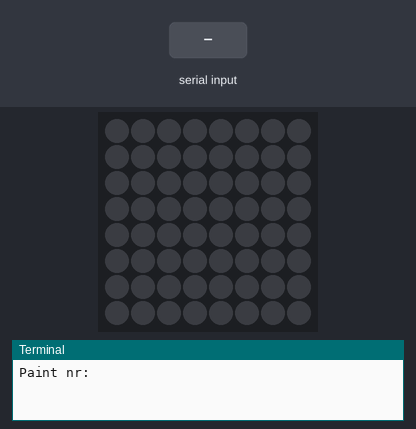
Simulated run of this program. Board: Raspberry Pi (BCM pin numbers) with a Sense HAT. Shown: the Sense HAT's 8×8 RGB LED matrix, the last lines printed to the terminal. The inputs (shaded band) are chosen by the test bench. Dim RGB values are drawn brighter than linear; the interpreter's speed is modelled, so counts of loop turns are approximate.

Above: at 1.2 s.
1.3 s: "1" typed at the terminal, then Enter
2.8 s: "5" typed at the terminal, then Enter
At 3.7 s:
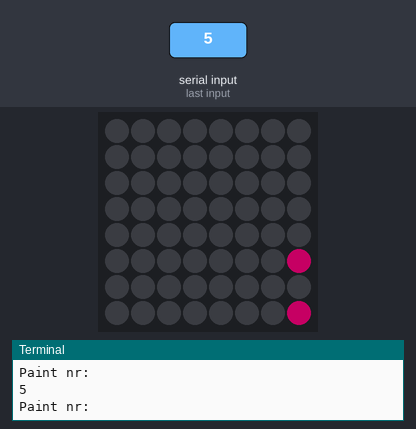
4.3 s: "90" typed at the terminal, then Enter
At 4.9 s:
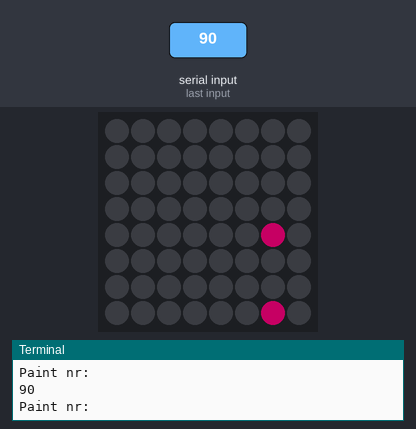
5.8 s: "200" typed at the terminal, then Enter
At 7.2 s:
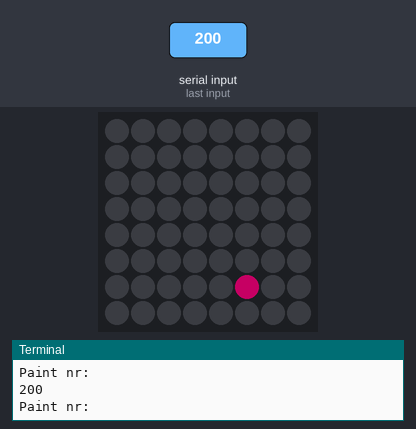
Timing chart, 0 to 8.3 s (numbered marks = the images above; inputs shaded):
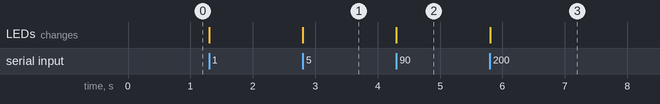

Measured:
- after the input at 2.8 s, the LEDs: change at once (image 1)
- after the input at 4.3 s, the LEDs: change at once (image 2)
- after the input at 5.8 s, the LEDs: change at once (image 3)

The program:

PaintBinSense.py
```python
#from subprocess import call
from time import sleep as zZz
from sense_hat import SenseHat

sense = SenseHat()
GG = [0,100,0]
RR = [100,0,0]
YY = [100,100,0]
Ne = [100,10,50]
Cy = [30,100,100]
BB = [20,10,100]
ZZ = [0,0,0]

try:
    while True:
        inp = int(input("Paint nr: "))
        C = Ne
        a = inp

# Skapar strängen som sen blir bilden; glömt
        img=""; revNr=str(abs(a))[::-1]
# Trimma binär affix, tror jag
        for i in revNr:
            binary=bin(int(i))[2::]

# Fyll rader med binära längd + kompletterande 0'or
            comp=8-len(binary)
            row="0"*comp+binary
            img+=row

# Fyll och gör till Lista
        img = img+(64-len(img))*"0"
        img = list(img)

# Rotera90 1: matris (lista med listor), 2: reversera matrisen, 3: läs av columnvis, 4: "plana ut" listorna till en enda
        img = [img[i:i+8] for i in range(0,len(img),8)]
        img = img[::-1]
        img = zip(*img)
        img = [z for i in img for y in i for z in y]

# Ersätt alla tecken med Variabler { 1: G/R, 0: Z }
        for n,i in enumerate(img):
            if i=="1": img[n]=C
            else: img[n]=ZZ

        sense.set_pixels(img)
        #zZz(1)

except KeyboardInterrupt:

    sense.clear()
    exit
```
